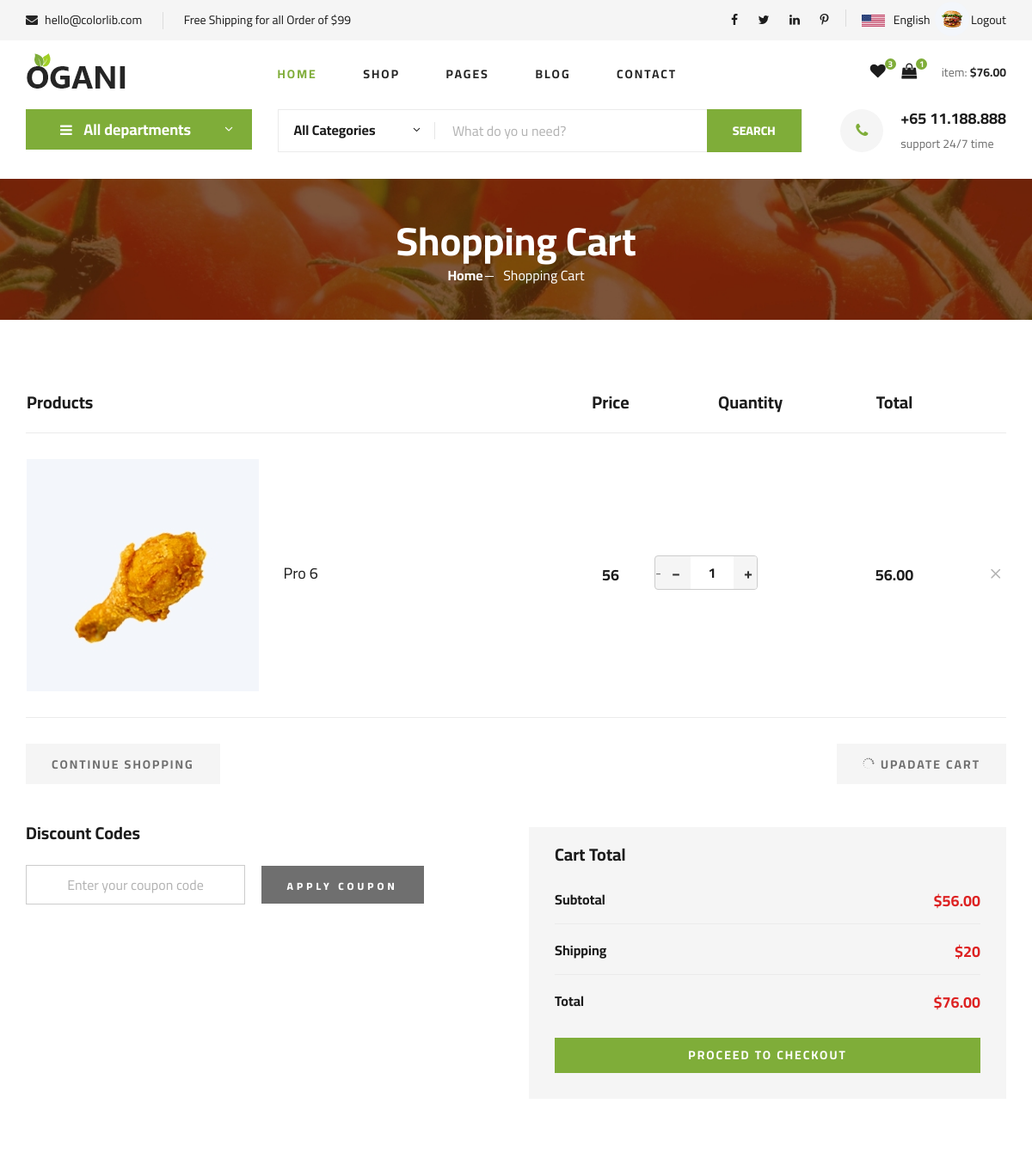
Page /shoping_cart (signed in, upper part) on the earlier database version.
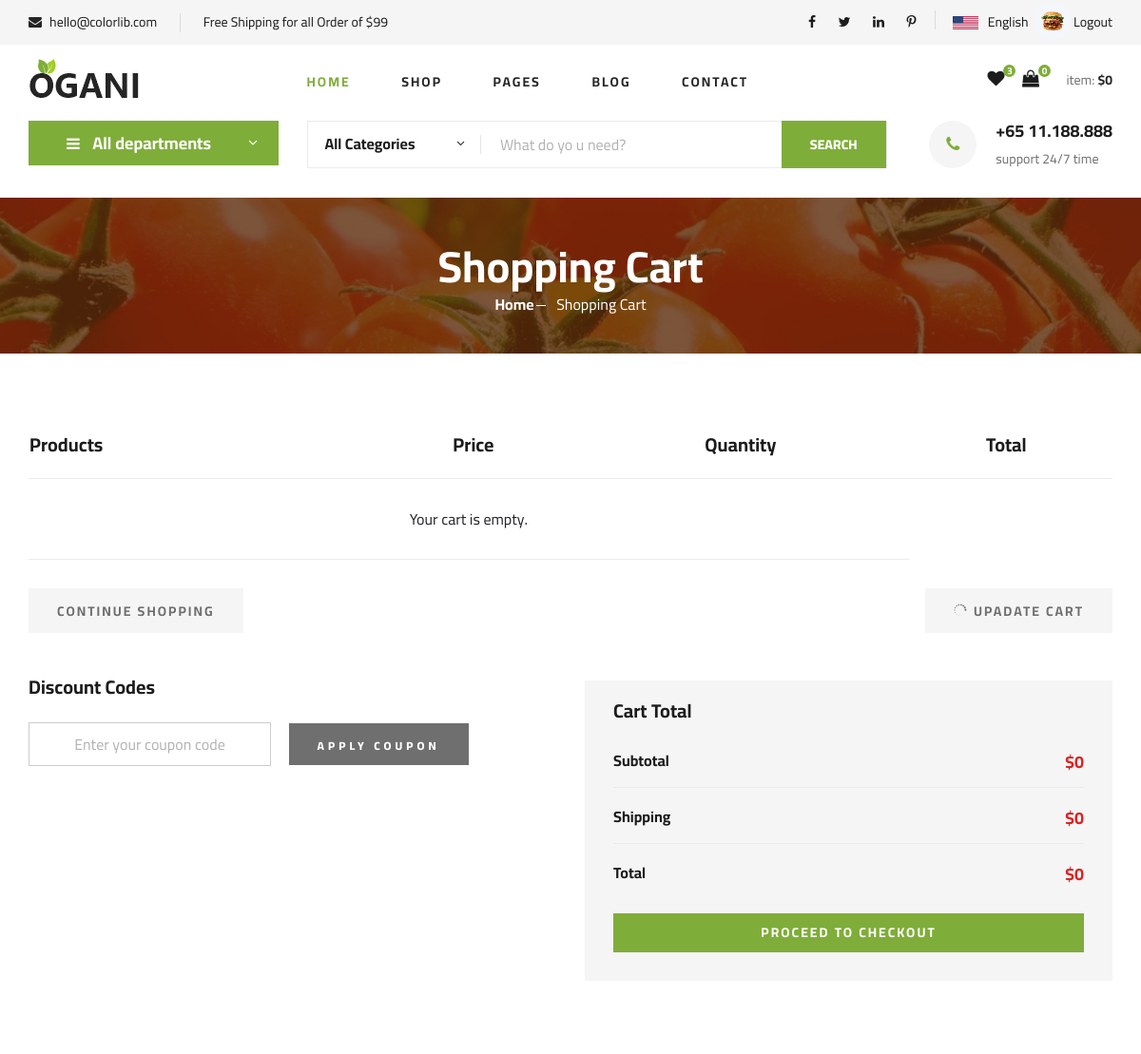
Same page on the later database version.
### myapp/models.py (models this page shows, shortened)
class Cart(models.Model):
    user = models.ForeignKey(user, on_delete=models.CASCADE, related_name='cart_items')
    product = models.ForeignKey(product, on_delete=models.CASCADE, related_name='cart_items')
    quantity = models.PositiveIntegerField(default=1)
    total_price = models.DecimalField(max_digits=10, decimal_places=2)
    added_at = models.DateTimeField(auto_now_add=True)
    order_status=models.BooleanField(default=False)

class product(models.Model):
    name=models.CharField(max_length=100)
    price=models.IntegerField()
    image=models.ImageField(upload_to="image")
    category=models.ForeignKey(category,on_delete=models.CASCADE,blank=True,null=True)

### myapp/views.py (the view)
# urls.py: path('shoping_cart', views.shoping_cart, name='shoping_cart'),
def shoping_cart(request):
    if 'name' not in request.session:
        return redirect('login')
    uid=user.objects.get(name=request.session['name'])
    wid_count=wishlist.objects.filter(user=uid).count()
    cid_count=Cart.objects.filter(user=uid,order_status=False).count()
    pid = product.objects.all().order_by("-id")
    shop_items = Cart.objects.filter(user=uid,order_status=False).select_related('product')
    l1=[i.total_price for i in shop_items]
    sub_total=sum(l1)
    if sub_total == 0:
        shipping=0
    elif sub_total > 99:
        shipping=0
    else:
        shipping=20
    total=sub_total+shipping
    cid = category.objects.all().order_by("-id")
    context = {
        "cid": cid,
        "uid":uid,
        "pid": pid,
        "wid_count": wid_count,
        "cid_count": cid_count,
        "shop_items": shop_items,
        "sub_total": sub_total,
        "shipping": shipping,
        "total": total,
    }
    return render(request, "shoping_cart.html", context)

### myapp/templates/shoping_cart.html (shortened to what the changed rows need)
{% load static %}
<!DOCTYPE html>
<html lang="zxx">
<head>
    <link rel="stylesheet" href="{% static 'css/bootstrap.min.css'%}" type="text/css">
    <link rel="stylesheet" href="{% static 'css/font-awesome.min.css'%}" type="text/css">
    <link rel="stylesheet" href="{% static 'css/elegant-icons.css'%}" type="text/css">
    <link rel="stylesheet" href="{% static 'css/nice-select.css'%}" type="text/css">
    <link rel="stylesheet" href="{% static 'css/jquery-ui.min.css'%}" type="text/css">
    <link rel="stylesheet" href="{% static 'css/owl.carousel.min.css'%}" type="text/css">
    <link rel="stylesheet" href="{% static 'css/slicknav.min.css'%}" type="text/css">
    <link rel="stylesheet" href="{% static 'css/style.css'%}" type="text/css">
</head>
<body>
    <header class="header">
        <div class="container">
            <div class="row">
                <div class="col-lg-3">
                    <div class="header__cart">
                <ul>
                    <li><a href="{% url 'shoping_cart' %}"><i class="fa fa-shopping-bag"></i> <span>{{cid_count}}</span></a></li>
                </ul>
                        <div class="header__cart__price">item: <span>${{total}}</span></div>
                    </div>
                </div>
            </div>
        </div>
    </header>
    <section class="breadcrumb-section set-bg" data-setbg="{% static 'img/breadcrumb.jpg'%}">
        <div class="container">
            <div class="row">
                <div class="col-lg-12 text-center">
                    <div class="breadcrumb__text">
                        <h2>Shopping Cart</h2>
                    </div>
                </div>
            </div>
        </div>
    </section>
    <section class="shoping-cart spad">
        <div class="container">
            <div class="row">
                <div class="col-lg-12">
                    <div class="shoping__cart__table">
                        <table>
                            <thead>
                                <tr>
                                    <th class="shoping__product">Products</th>
                                    <th>Price</th>
                                    <th>Quantity</th>
                                    <th>Total</th>
                                    <th></th>
                                </tr>
                            </thead>
                            <tbody>
                                {% for item in shop_items %}
                                <tr>
                                    <td class="shoping__cart__item">
                                        <img src="{{item.product.image}}" alt="">
                                        <h5>{{ item.product.name }}</h5>
                                    </td>
                                    <td class="shoping__cart__price">
                                        {{item.product.price}}
                                    </td>
                                    <td class="shoping__cart__quantity">
                                        <div class="quantity">
                                            <div class="pro-qty">
                                                <a href="{% url 'cart_minus' item.id %}" class="qty-btn">−</a>
                                                <input type="text" value="{{ item.quantity }}" class="qty-input" readonly>
                                                <a href="{% url 'cart_plus' item.id %}" class="qty-btn">+</a>
                                            </div>
                                        </div>
                                    </td>
                                    <td class="shoping__cart__total">
                                        {{item.total_price}}
                                    </td>
                                    <td class="shoping__cart__item__close">
                                        <a href="{% url 'remove_cart_item' item.product.id %}">
                                        <span class="icon_close"></span>
                                        </a>
                                    </td>
                                </tr>
                                {% endfor %}
                                {% if cid_count == 0 %}
                                <tr>
                                    <td colspan="3" style="text-align: center;">Your cart is empty.</td>
                                </tr>
                                {% endif %}
                            </tbody>
                        </table>
                    </div>
                </div>
            </div>
            <div class="row">
                <div class="col-lg-6">
                    <div class="shoping__checkout">
                        <ul>
                            <li>Subtotal <span>${{sub_total}}</span></li>
                            <li>Shipping <span>${{shipping}}</span></li>
                            <li>Total <span>${{total}}</span></li>
                        </ul>
                    </div>
                </div>
            </div>
        </div>
    </section>
</body>
</html>

Differences in the rows shown:
removed Cart: product.image (picture), product.name "Pro 6", product.price "56", quantity "1", total_price "56.00"
Other differences:
{{ cid_count }}: "1" → "0"
{{ total }}: "76.00" → "0"
{{ sub_total }}: "56.00" → "0"
{{ shipping }}: "20" → "0"
text now shown: "Your cart is empty."
